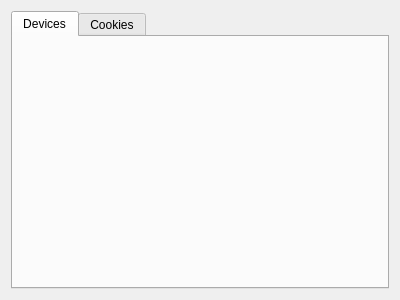
<?xml version="1.0" encoding="UTF-8"?>
<ui version="4.0">
 <class>GammaRay::NetworkWidget</class>
 <widget class="QWidget" name="GammaRay::NetworkWidget">
  <property name="geometry">
   <rect>
    <x>0</x>
    <y>0</y>
    <width>400</width>
    <height>300</height>
   </rect>
  </property>
  <layout class="QVBoxLayout" name="verticalLayout">
   <item>
    <widget class="QTabWidget" name="tabWidget">
     <property name="currentIndex">
      <number>0</number>
     </property>
     <widget class="QWidget" name="tab">
      <attribute name="title">
       <string>Devices</string>
      </attribute>
     </widget>
     <widget class="QWidget" name="tab_2">
      <attribute name="title">
       <string>Cookies</string>
      </attribute>
     </widget>
    </widget>
   </item>
  </layout>
 </widget>
 <resources/>
 <connections/>
</ui>
